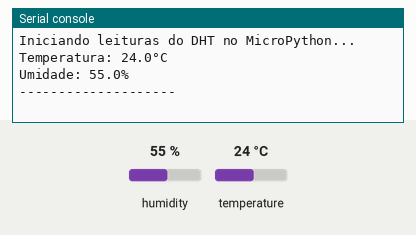
A program run on a simulated ESP32 board running MicroPython. Shown: the last lines printed to the serial console. Wiring (from the project's diagram.json): DHT22 sensor on GPIO 15. The test bench sets the inputs (shaded band); at power-on: humidity 55 %, temperature 24 °C.

Above: at 1.2 s.
1.3 s: humidity set to 22 %
At 2.4 s:
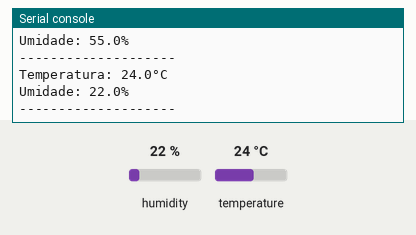
4.0 s: temperature set to 12 °C
At 4.7 s:
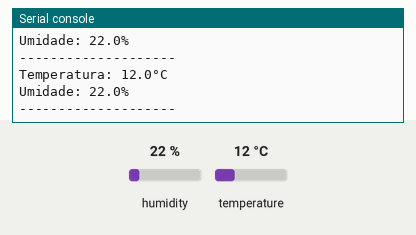
6.7 s: humidity set to 40 %
At 9.5 s:
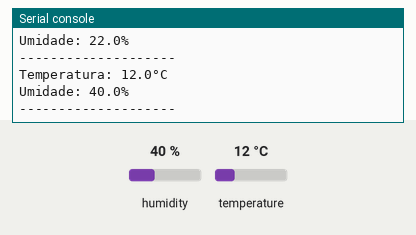
Timing chart, 0 to 11.0 s (numbered marks = the images above; inputs shaded):
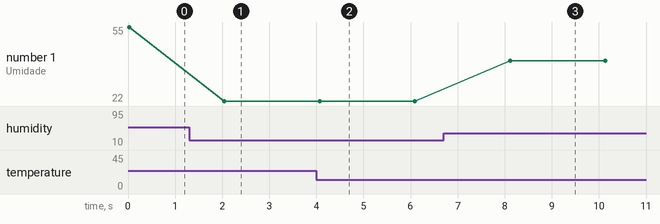

Measured:
- after the input at 1.3 s, the serial console: prints a new line after 0.75 s (image 1)
- after the input at 4.0 s, the serial console: prints a new line after 0.07 s (image 2)
- after the input at 6.7 s, the serial console: prints a new line after 1.4 s (image 3)
- plotted number 1: 55 → 22 after the input at 1.3 s, 22 → 40 after the input at 6.7 s

The program:

main.py
```python
from machine import Pin
import dht
import time

sensor = dht.DHT22(Pin(15))

print("Iniciando leituras do DHT no MicroPython...")

while True:
    try:
        sensor.measure()

        temp = sensor.temperature()
        umid = sensor.humidity()

        print(f"Temperatura: {temp:.1f}°C")
        print(f"Umidade: {umid:.1f}%")
        print("-" * 20)

    except OSError as e:
        print("Falha ao ler o sensor DHT. Verifique os fios.")

    time.sleep(2)

# Lucas Maximiano Rodrigues
# Daniel Godri Neto
# Mateus Weiss Medeiros
# Gustavo Gomes Luciano
# Diego Fonseca Soares
# Joao Victor Meiners Barboza

#Fundamentos Ciberfisicos

#Professor Alisson
```
